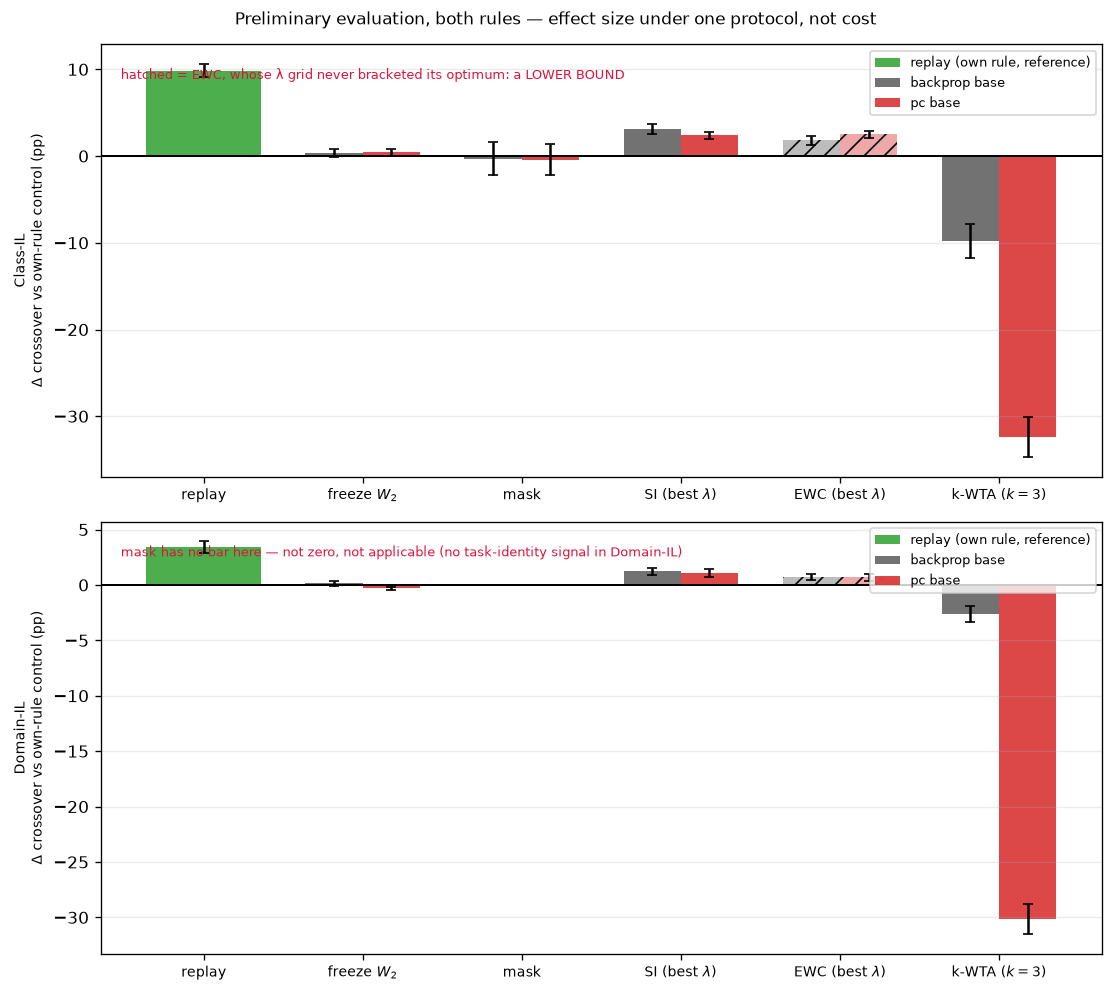

Recreate this plot in Python.
"""Of everything we can add, what actually recovers retention -- and does it recover it the same
way for both rules, or is the rule itself part of the story here too?

900-series PLOT SCRIPT. Loads saved arrays, trains nothing. Discussion D1.

REGROUPED FROM THE ORIGINAL VERSION, which listed "predictive coding" as ONE ROW among the
interventions -- a category error, since PC is not an intervention applied on top of a base
rule the way freezing/masking/EWC/SI/k-WTA are, it IS one of the two base rules. Every
intervention below is now measured against its OWN rule's control, backprop AND pc separately,
so the plot answers two questions at once: does the intervention help (bar vs zero), and does
the RULE it's applied to change how much it helps (backprop-bar vs pc-bar, same intervention).
That second question is the one this project keeps finding "backprop-only" answers for without
checking PC -- 918 was wrong to skip it, 923 turned out to be fine; this figure was wrong too.

TWO VERTICAL PANELS (Class-IL, Domain-IL), not one flat bar chart -- adjacent bars are
backprop-base vs pc-base for the SAME intervention, so both the "does it help" and "does the rule
matter" readings sit in one glance instead of needing the rule buried in a legend.

⚠ MASKING HAS NO DOMAIN-IL BAR. Not zero -- absent. Masking requires task-identity information
(which classes are absent) that the Domain-IL setting structurally does not have, so there is no
cell to measure, and a missing bar says that; a zero bar would say "measured and found nothing".

⚠ EWC'S LAMBDA GRID NEVER BRACKETED ITS OPTIMUM. Its number is a LOWER BOUND, not a tuned result,
drawn hatched to say so.

⚠ K-WTA IS SHOWN AT ITS STRONGEST GATING (k=3), NOT ITS BEST. It is harmful at every genuine k
and monotonically worse as gating tightens; "best k" would report its least-bad cell and bury the
finding that it is uniformly harmful, and worse for PC than backprop.

⚠ THE INTERVENTIONS ARE NOT COMPARABLE IN COST, ONLY IN EFFECT. Replay stores and re-presents
task-1 data -- the exact resource a continual-learning rule is meant not to need. The axis
measures effect size under one fixed protocol; the text supplies the cost. Replay itself has no
"base rule" to vary (it is not applied on top of backprop or PC, it IS its own rule), so it is
drawn once per scenario as a reference, not paired by rule like the rest.

PROVENANCE
    341_width_sweep_{scenario}.npz  replay at H=32, seeds 10-19, current protocol
    806_partial_column_freeze.npz   masking and column-freeze, Class-IL only, backprop AND pc
    130_freeze_factorial.npz        freeze-W2, both scenarios, backprop AND pc
    200_ewc_lambda_sweep.npz        backprop AND pc, lambda grid did NOT bracket the optimum
    210_si_lambda_sweep.npz         backprop AND pc, swept
    220_kwta_k_sweep.npz            backprop AND pc, swept
"""
import sys
from pathlib import Path

ROOT = Path(__file__).resolve().parents[1]
sys.path.insert(0, str(ROOT))

import numpy as np
import matplotlib.pyplot as plt

from src.protocol import figure_path
from src.metrics import paired_diff

EXP = ROOT / "experiments"
SCEN = ["class_il", "domain_il"]
NICE = {"class_il": "Class-IL", "domain_il": "Domain-IL"}
RULES = ["backprop", "pc"]
RULE_COLOR = {"backprop": "0.35", "pc": "tab:red"}
CX = 5


def replay_at(scenario):
    rows = np.load(EXP / f"341_width_sweep_{scenario}.npz", allow_pickle=True)["data"]
    g = lambda m: np.array([float(r[CX]) for r in
                            sorted((r for r in rows if r[0] == m and r[1] == 32),
                                   key=lambda r: int(r[2]))], dtype=float)
    return paired_diff(g("replay"), g("backprop"))[:2]


def freeze_w2(scenario, rule):
    z = np.load(EXP / "130_freeze_factorial.npz", allow_pickle=True)
    treat = np.asarray(z[f"crossover_{scenario}_{rule}_freeze_w2"], float)
    ctrl = np.asarray(z[f"crossover_{scenario}_{rule}_control"], float)
    return paired_diff(treat, ctrl)[:2]


def mask_806(rule):
    """Class-IL only -- 806's own control/mask columns, both rules."""
    d = np.load(EXP / "806_partial_column_freeze.npz", allow_pickle=True)
    conds, methods = d["conditions"], d["methods"]
    def vals(cond):
        idx = sorted((i for i in range(len(conds)) if conds[i] == cond and methods[i] == rule),
                     key=lambda i: int(d["seeds"][i]) if "seeds" in d.files else i)
        return np.array([float(d[f"crossover_{i}"]) for i in idx], dtype=float)
    return paired_diff(vals("mask"), vals("control"))[:2]


def sweep_cell(fname, key, scenario, rule, pick="best", skip=()):
    z = np.load(EXP / fname, allow_pickle=True)
    ctl = np.load(EXP / "130_freeze_factorial.npz", allow_pickle=True)
    grid = z["k_values"] if "k_values" in z.files else z["lambdas"]
    arr = np.asarray(z[f"crossover_{scenario}_{rule}_{key}"], float)
    base = np.asarray(ctl[f"crossover_{scenario}_{rule}_control"], float)
    cand = [(paired_diff(arr[i], base)[:2], g) for i, g in enumerate(grid) if g not in skip]
    if pick == "best":
        return max(cand, key=lambda t: -np.inf if np.isnan(t[0][0]) else t[0][0])[0]
    return next(c for c, g in cand if g == pick)


# (label, fn(scenario, rule) -> (mean, sem) or None if not applicable, is_lower_bound)
ROWS = [
    ("freeze $W_2$",      lambda s, r: freeze_w2(s, r), False),
    ("mask",              lambda s, r: mask_806(r) if s == "class_il" else None, False),
    ("SI (best $\\lambda$)",  lambda s, r: sweep_cell("210_si_lambda_sweep.npz", "si", s, r), False),
    ("EWC (best $\\lambda$)", lambda s, r: sweep_cell("200_ewc_lambda_sweep.npz", "ewc", s, r), True),
    ("k-WTA ($k=3$)",     lambda s, r: sweep_cell("220_kwta_k_sweep.npz", "kwta", s, r,
                                                    pick=3, skip=(32,)), False),
]

if __name__ == "__main__":
    fig, axes = plt.subplots(2, 1, figsize=(9.4, 8.4), sharex=False)
    width = 0.36

    for ax, scenario in zip(axes, SCEN):
        labels = ["replay"] + [lab for lab, _, _ in ROWS]
        x = np.arange(len(labels))
        rep_m, rep_se = replay_at(scenario)
        ax.bar([0], [rep_m], width * 2, yerr=[rep_se], capsize=3, color="tab:green",
               alpha=0.85, label="replay (own rule, reference)")
        for k, rule in enumerate(RULES):
            mus, ses, present = [], [], []
            for lab, fn, lb in ROWS:
                r = fn(scenario, rule)
                if r is None:
                    mus.append(0.0); ses.append(0.0); present.append(False)
                else:
                    mus.append(r[0]); ses.append(r[1]); present.append(True)
            xi = x[1:] + (k - 0.5) * width
            bars = ax.bar(xi, mus, width, yerr=ses, capsize=3, color=RULE_COLOR[rule],
                          alpha=0.85, label=f"{rule} base")
            for i, (ok, (lab, _, lb)) in enumerate(zip(present, ROWS)):
                if not ok:
                    bars[i].set_alpha(0.0)
                elif lb:
                    bars[i].set_alpha(0.4)
                    bars[i].set_hatch("//")
            print(f"  {NICE[scenario]:10s} {rule:9s} " + "  ".join(
                f"{lab}: {m:+.2f}±{e:.2f}" if ok else f"{lab}: n/a"
                for (lab, _, _), m, e, ok in zip(ROWS, mus, ses, present)))

        ax.axhline(0, color="k", lw=1.2)
        ax.set_xticks(x)
        ax.set_xticklabels(labels, fontsize=8.5)
        ax.set_ylabel(f"{NICE[scenario]}\nΔ crossover vs own-rule control (pp)", fontsize=8.5)
        ax.grid(alpha=0.25, axis="y")
        ax.legend(fontsize=7.5, loc="upper right")

    axes[0].annotate("hatched = EWC, whose λ grid never bracketed its optimum: a LOWER BOUND",
                     (0.02, 0.92), xycoords="axes fraction", fontsize=7.5, color="crimson")
    axes[1].annotate("mask has no bar here — not zero, not applicable (no task-identity signal "
                     "in Domain-IL)", (0.02, 0.92), xycoords="axes fraction", fontsize=7.5,
                     color="crimson")
    fig.suptitle("Preliminary evaluation, both rules — effect size under one protocol, not cost",
                fontsize=10)
    fig.tight_layout()
    out = figure_path(__file__)
    fig.savefig(out, dpi=120, bbox_inches="tight")
    print(f"saved {out}")
